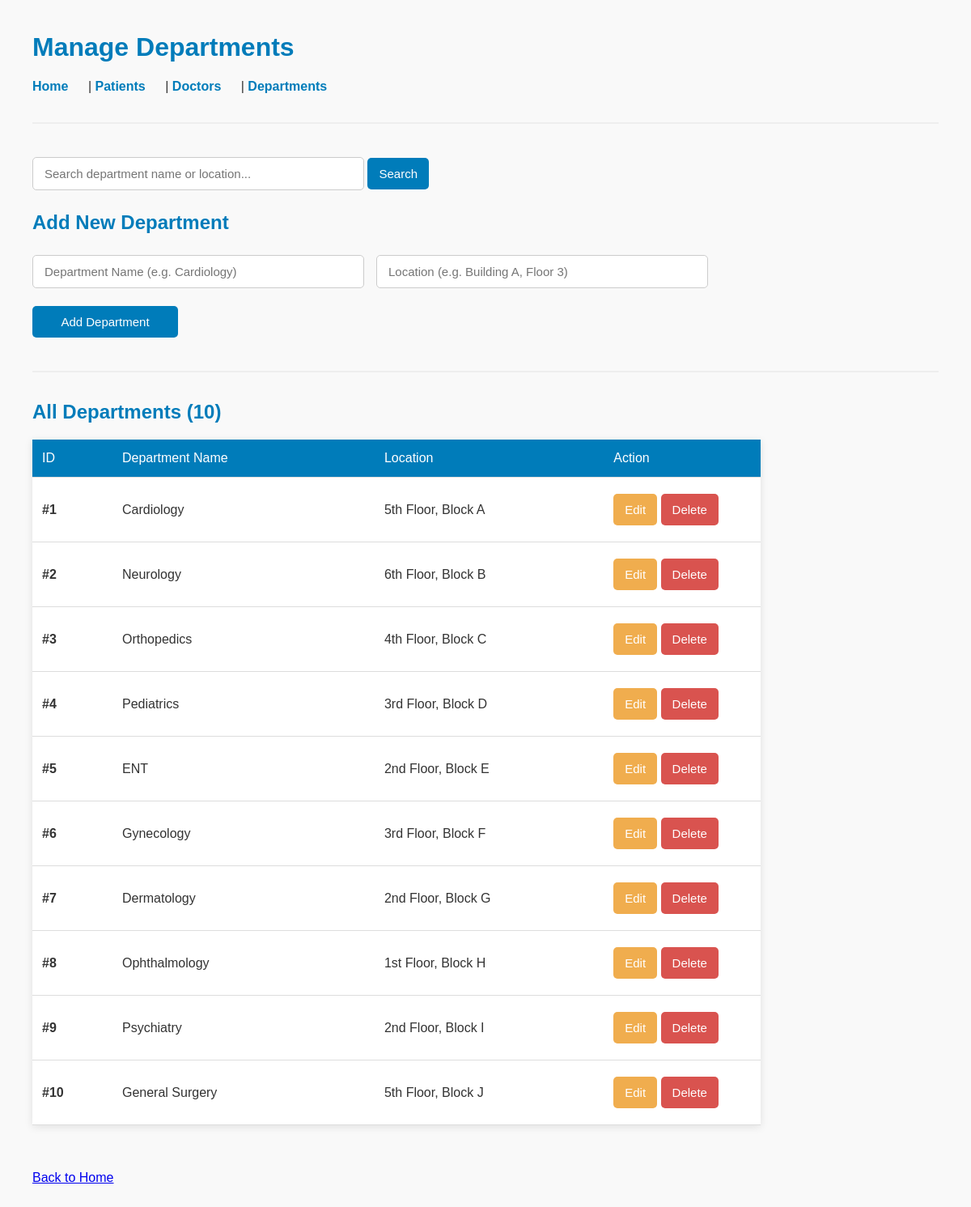
Page /hms/departments.php on the committed database.
### tables this page shows
CREATE TABLE `department` (
  `department_id` int(11) NOT NULL,
  `department_name` varchar(20) NOT NULL,
  `location` varchar(50) DEFAULT NULL
);

### hms/departments.php (the view, shortened to what this page needs)
<?php require 'db.php';
$edit = null;
$search = $_GET['search'] ?? '';
$sql = "SELECT * FROM department WHERE department_name LIKE ? OR location LIKE ? ORDER BY department_id ASC";
$stmt = $pdo->prepare($sql);
$stmt->execute(["%$search%", "%$search%"]);
$departments = $stmt->fetchAll();
?>
<!DOCTYPE html>
<html>
<head>
</head>
<body>
<h1>Manage Departments</h1>
<div class="menu">
    <a href="index.php">Home</a> |
    <a href="patients.php">Patients</a> |
    <a href="doctors.php">Doctors</a> |
    <a href="departments.php">Departments</a>
</div>
<hr>
<form method="GET" style="margin:20px 0;">
    <input type="text" name="search" placeholder="Search department name or location..." value="<?=htmlspecialchars($search)?>" style="width:400px;">
    <button type="submit">Search</button>
</form>
<h2><?= $edit ? 'Edit Department' : 'Add New Department' ?></h2>
<form method="POST">
    <div class="form-row">
        <input name="department_name" value="<?= $edit['department_name']??'' ?>" placeholder="Department Name (e.g. Cardiology)" required>
        <input name="location" value="<?= $edit['location']??'' ?>" placeholder="Location (e.g. Building A, Floor 3)" required>
    </div>
    <div>
        <button name="<?= $edit?'update':'add' ?>" style="width:180px;">
            <?= $edit?'Update':'Add' ?> Department
        </button>
    </div>
</form>
<hr>
<h2>All Departments (<?= count($departments) ?>)</h2>
<table>
    <tr>
        <th width="80">ID</th>
        <th width="320">Department Name</th>
        <th width="280">Location</th>
        <th width="180">Action</th>
    </tr>
    <?php foreach($departments as $d): ?>
    <tr>
        <td><strong>#<?= $d['department_id'] ?></strong></td>
        <td><?= htmlspecialchars($d['department_name']) ?></td>
        <td><?= htmlspecialchars($d['location']) ?></td>
        <td>
            <a href="?edit=<?= $d['department_id'] ?>" class="btn btn-edit">Edit</a>
            <a href="?delete=<?= $d['department_id'] ?>"
               onclick="return confirm('Delete this department?')"
               class="btn btn-delete">Delete</a>
        </td>
    </tr>
    <?php endforeach; ?>
</table>
<br><br>
<a href="index.php">Back to Home</a>
</body>
</html>

### hms/departments.php (style rules this page uses)
body { font-family:Arial;margin:40px;background:#f9f9f9;color:#333; }
table { width:100%;max-width:900px;margin:20px 0;border-collapse:collapse;background:white;box-shadow:0 2px 10px rgba(0,0,0,0.1); }
th, td { padding:14px 12px;text-align:left;border-bottom:1px solid #ddd; }
th { background:#007cba;color:white;font-weight:normal; }
input, button, .btn { padding:11px 14px;margin:6px 0;border-radius:5px;border:none;font-size:15px; }
input { width:100%;max-width:380px;border:1px solid #ccc; }
button, .btn { background:#007cba;color:white;cursor:pointer;display:inline-block;text-decoration:none; }
.btn-edit { background:#f0ad4e; }
.btn-delete { background:#d9534f; }
.form-row { display:flex;gap:15px;flex-wrap:wrap;margin:10px 0; }
.form-row > * { flex:1;min-width:280px; }
hr { border:none;border-top:2px solid #eee;margin:35px 0; }
h1, h2 { color:#007cba; }
.menu a { margin-right:20px;color:#007cba;font-weight:bold;text-decoration:none; }

### rows in the picture
department: department_id "1", department_name "Cardiology", location "5th Floor, Block A"
department: department_id "2", department_name "Neurology", location "6th Floor, Block B"
department: department_id "3", department_name "Orthopedics", location "4th Floor, Block C"
department: department_id "4", department_name "Pediatrics", location "3rd Floor, Block D"
department: department_id "5", department_name "ENT", location "2nd Floor, Block E"
department: department_id "6", department_name "Gynecology", location "3rd Floor, Block F"
department: department_id "7", department_name "Dermatology", location "2nd Floor, Block G"
department: department_id "8", department_name "Ophthalmology", location "1st Floor, Block H"
department: department_id "9", department_name "Psychiatry", location "2nd Floor, Block I"
department: department_id "10", department_name "General Surgery", location "5th Floor, Block J"

### other values in the picture
count($departments) "10"
